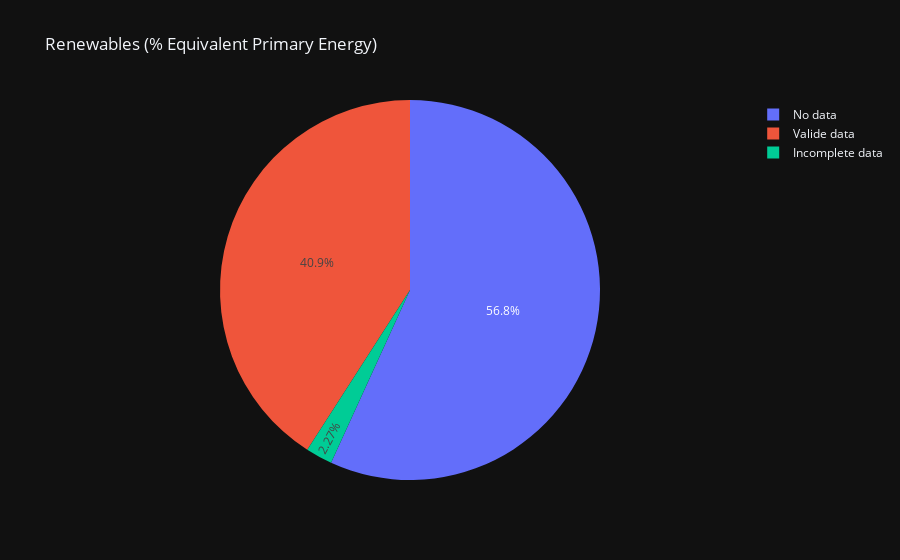

The notebook cell this image was saved under:
### Code cell
def getNaNumber(variable):
    names = df_energy["Country"].unique()
    value = np.array([df_energy[df_energy["Country"]==country][variable].isna().sum() for country in names])
    no_data = value[(value == 21)].__len__()
    valide_data = value[(value == 0)].__len__()
    incomplete_data = names.__len__() - valide_data - no_data
    return no_data, incomplete_data, valide_data

values = [[],[],[],[]]
for variable in df_energy.keys():
    nd, id, vd = getNaNumber(variable)
    values[0].append(variable)
    values[1].append(nd)
    values[2].append(id)
    values[3].append(vd)

# print(values)

dic = { key : value for key, value in zip(["Variable","No data", "Incomplete data", "Valide data"], values) }

df_na = pd.DataFrame(dic)
# print(df_na)

df_na.sort_values("No data", ascending=False, inplace=True)
# print(df_na)

for i, ligne in df_na[0:1].iterrows():
    fig = px.pie(ligne,
                names=ligne.index[1:],
                values=ligne.values[1:],
                title=ligne["Variable"],
                template=THEME,
                # color_discrete_sequence=["green","orange","red"],
                color_discrete_map={"No data":"rgb(255,0,0)", "Incomplete data": "orange", "Valide data": "green"},
                )
    fig.show()

### Figure 1 — Plotly figure (JSON) as saved in the notebook; plotly's stock layout.template omitted (floating-point values rounded to 4 significant figures)
{"data": [{"domain": {"x": [0.0, 1.0], "y": [0.0, 1.0]}, "hovertemplate": "label=%{label}<br>value=%{value}<extra></extra>", "labels": ["No data", "Incomplete data", "Valide data"], "legendgroup": "", "name": "", "showlegend": true, "values": [100, 4, 72], "type": "pie"}], "layout": {"legend": {"tracegroupgap": 0}, "title": {"text": "Renewables (% Equivalent Primary Energy)"}}}
